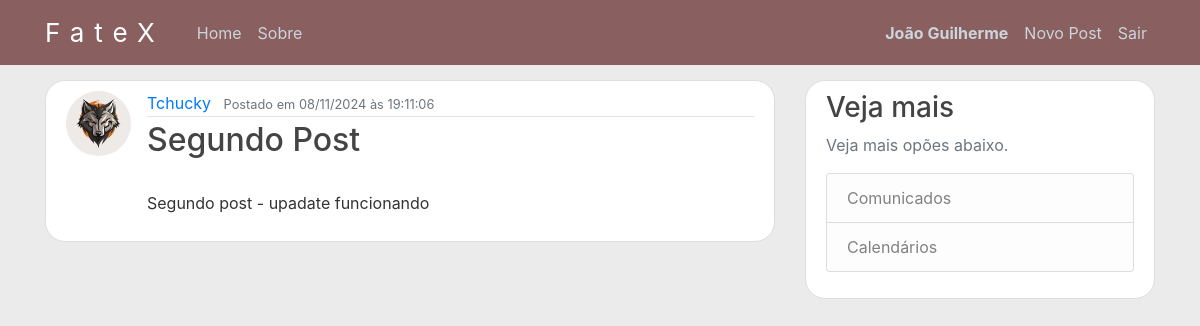
Page /post/2 (signed in) on the earlier database version.
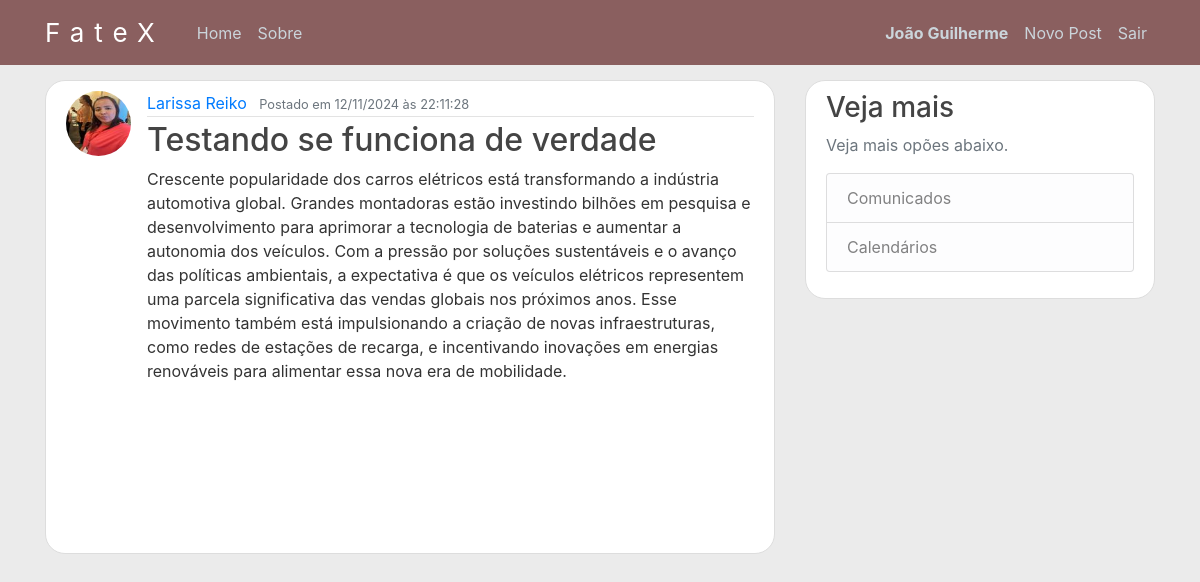
Same page on the later database version.
### app/models.py (models this page shows, shortened)
class User(db.Model, UserMixin):
    id = db.Column(db.Integer, primary_key=True)
    username = db.Column(db.String(20), unique=True, nullable=False)
    email = db.Column(db.String(120), unique=True, nullable=False)
    image_file = db.Column(db.String(20), nullable=False, default='default.jpg')
    password = db.Column(db.String(60), nullable=False)
    posts = db.relationship('Post', backref='author', lazy=True)

class Post(db.Model):
    id = db.Column(db.Integer, primary_key=True)
    title = db.Column(db.String(100), nullable=False)
    date_posted = db.Column(db.DateTime, nullable=False, default = datetime.utcnow)
    content = db.Column(db.Text, nullable=False)
    user_id = db.Column(db.Integer, db.ForeignKey('user.id'), nullable=False)

### app/routes.py (the view)
@app.route('/post/<int:post_id>')
@login_required
def post(post_id):
    post = Post.query.get_or_404(post_id)
    return render_template('post.html', title=post.title, post=post)

### app/models.py (called while the page is built)
@login_manager.user_loader
def load_user(user_id):
    return User.query.get(int(user_id))

### app/templates/post.html (shortened to what this page needs)
{%extends "layout.html"%}
{%block content%}
<article class="media content-section">
    <img class="rounded-circle article-img" src="{{url_for('static', filename='profile_pics/' + post.author.image_file)}}">
    <div class="media-body">
        <div class="article-metadata">
            <a class="mr-2" href="{{url_for('user_posts', username=post.author.username)}}">{{ post.author.username }}</a>
            <small class="text-muted">Postado em {{ post.date_posted.strftime('%d/%m/%Y às %H:%m:%S') }}</small>
        </div>
        <h2 class=""article-title>{{ post.title }}</a></h2>
        <p class="article-content">{{ post.content }}</p>
    </div>
</article>
{%endblock content%}

Differences in the rows shown:
no longer on this page (row edited): User: image_file (picture), author.username "Tchucky"
now on this page (row edited): User: image_file (picture), author.username "Larissa Reiko"
changed Post: date_posted "08/11/2024 às 19:11:06" → "12/11/2024 às 22:11:28"; title "Segundo Post" → "Testando se funciona de verdade"; content "Segundo post - upadate funcionando" → "Crescente popularidade dos carros elétricos está transformando a indústria automotiva global. Grandes montadoras estão investindo bilhões em pesquisa e desenvolvimento para aprimorar a tecnologia de baterias e aumentar a autonomia dos veículos. Com a pressão por soluções sustentáveis e o avanço das políticas ambientais, a expectativa é que os veículos elétricos representem uma parcela significativa das vendas globais nos próximos anos. Esse movimento também está impulsionando a criação de novas infraestruturas, como redes de estações de recarga, e incentivando inovações em energias renováveis para alimentar essa nova era de mobilidade."
